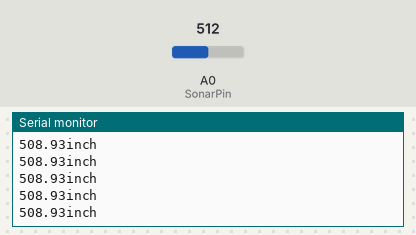
A sketch run on a simulated Arduino Uno, built with avr-gcc and run on an emulated ATmega328P. On the bench: the last lines printed to the serial monitor. The inputs (shaded band) are chosen by the test bench; at power-on: A0 (SonarPin) = 512.

Above: at 1.2 s.
1.3 s: A0 (SonarPin) set to 716
At 1.54 s:
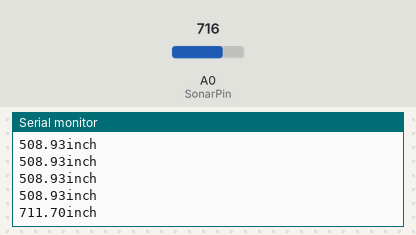
2.8 s: A0 (SonarPin) set to 900
At 2.89 s:
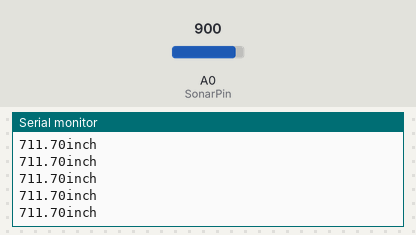
Timing chart, 0 to 5.8 s (numbered marks = the images above; inputs shaded):
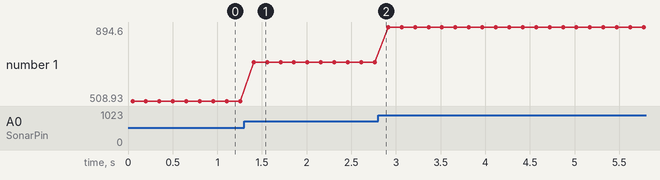

Measured:
- after the input at 1.3 s, the serial monitor: prints a new line after 0.11 s (image 1)
- plotted number 1: 508.93 → 711.7 after the input at 1.3 s, 711.7 → 894.6 after the input at 2.8 s

The sketch:

UltraSonic_Sensor.ino
```cpp
float Inch=0.00;
float cm=0.00;
float SonarPin=A0;
int sensorValue;
void setup(){
  pinMode(SonarPin,INPUT);
  Serial.begin(9600);
}
void loop(){
  sensorValue=analogRead(SonarPin);
  delay(50);
  Inch= (sensorValue*0.497*2);
  cm=Inch*2.54;
  Serial.print(Inch);
  Serial.println("inch");
  delay(100);
}
```
